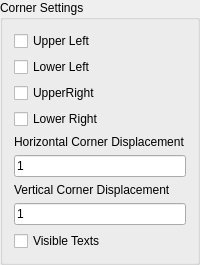
                <widget class="QGroupBox" name="groupBox6_2_2">
                 <property name="title">
                  <string>Corner Settings</string>
                 </property>
                 <layout class="QVBoxLayout">
                  <item>
                   <layout class="QVBoxLayout">
                    <item>
                     <layout class="QVBoxLayout">
                      <item>
                       <widget class="QCheckBox" name="chkUpperLeftCornerGeoText">
                        <property name="text">
                         <string>Upper Left</string>
                        </property>
                       </widget>
                      </item>
                      <item>
                       <widget class="QCheckBox" name="chkLowerLeftCornerGeoText">
                        <property name="text">
                         <string>Lower Left</string>
                        </property>
                       </widget>
                      </item>
                     </layout>
                    </item>
                    <item>
                     <layout class="QVBoxLayout">
                      <item>
                       <widget class="QCheckBox" name="chkUpperRightCornerGeoText">
                        <property name="text">
                         <string>UpperRight</string>
                        </property>
                       </widget>
                      </item>
                      <item>
                       <widget class="QCheckBox" name="chkLowerRightCornerGeoText">
                        <property name="text">
                         <string>Lower Right</string>
                        </property>
                       </widget>
                      </item>
                     </layout>
                    </item>
                    <item>
                     <layout class="QVBoxLayout">
                      <item>
                       <widget class="QLabel" name="lbCornerGeoHorizontalDisplacement">
                        <property name="text">
                         <string>Horizontal Corner Displacement</string>
                        </property>
                        <property name="wordWrap">
                         <bool>false</bool>
                        </property>
                       </widget>
                      </item>
                      <item>
                       <widget class="QLineEdit" name="lneCornerHrzGeoDisplacement">
                        <property name="text">
                         <string>1</string>
                        </property>
                       </widget>
                      </item>
                     </layout>
                    </item>
                    <item>
                     <layout class="QVBoxLayout">
                      <item>
                       <widget class="QLabel" name="lbCornerGeoVerticalDisplacement">
                        <property name="text">
                         <string>Vertical Corner Displacement</string>
                        </property>
                        <property name="wordWrap">
                         <bool>false</bool>
                        </property>
                       </widget>
                      </item>
                      <item>
                       <widget class="QLineEdit" name="lneCornerVrtGeoDisplacement">
                        <property name="text">
                         <string>1</string>
                        </property>
                       </widget>
                      </item>
                     </layout>
                    </item>
                   </layout>
                  </item>
                  <item>
                   <widget class="QCheckBox" name="chkVisibleCornerTextsGeoText">
                    <property name="text">
                     <string>Visible Texts</string>
                    </property>
                   </widget>
                  </item>
                 </layout>
                </widget>
